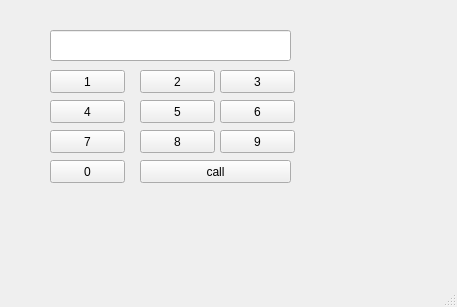
<?xml version="1.0" encoding="UTF-8"?>
<ui version="4.0">
 <class>MainWindow</class>
 <widget class="QMainWindow" name="MainWindow">
  <property name="geometry">
   <rect>
    <x>0</x>
    <y>0</y>
    <width>457</width>
    <height>307</height>
   </rect>
  </property>
  <property name="windowTitle">
   <string>MainWindow</string>
  </property>
  <widget class="QWidget" name="centralwidget">
   <widget class="QLineEdit" name="le">
    <property name="geometry">
     <rect>
      <x>50</x>
      <y>30</y>
      <width>241</width>
      <height>31</height>
     </rect>
    </property>
   </widget>
   <widget class="QPushButton" name="pb1">
    <property name="geometry">
     <rect>
      <x>50</x>
      <y>70</y>
      <width>75</width>
      <height>23</height>
     </rect>
    </property>
    <property name="text">
     <string>1</string>
    </property>
   </widget>
   <widget class="QPushButton" name="pb2">
    <property name="geometry">
     <rect>
      <x>140</x>
      <y>70</y>
      <width>75</width>
      <height>23</height>
     </rect>
    </property>
    <property name="text">
     <string>2</string>
    </property>
   </widget>
   <widget class="QPushButton" name="pb3">
    <property name="geometry">
     <rect>
      <x>220</x>
      <y>70</y>
      <width>75</width>
      <height>23</height>
     </rect>
    </property>
    <property name="text">
     <string>3</string>
    </property>
   </widget>
   <widget class="QPushButton" name="pb5">
    <property name="geometry">
     <rect>
      <x>140</x>
      <y>100</y>
      <width>75</width>
      <height>23</height>
     </rect>
    </property>
    <property name="text">
     <string>5</string>
    </property>
   </widget>
   <widget class="QPushButton" name="pb6">
    <property name="geometry">
     <rect>
      <x>220</x>
      <y>100</y>
      <width>75</width>
      <height>23</height>
     </rect>
    </property>
    <property name="text">
     <string>6</string>
    </property>
   </widget>
   <widget class="QPushButton" name="pb7">
    <property name="geometry">
     <rect>
      <x>50</x>
      <y>130</y>
      <width>75</width>
      <height>23</height>
     </rect>
    </property>
    <property name="text">
     <string>7</string>
    </property>
   </widget>
   <widget class="QPushButton" name="pb8">
    <property name="geometry">
     <rect>
      <x>140</x>
      <y>130</y>
      <width>75</width>
      <height>23</height>
     </rect>
    </property>
    <property name="text">
     <string>8</string>
    </property>
   </widget>
   <widget class="QPushButton" name="pb9">
    <property name="geometry">
     <rect>
      <x>220</x>
      <y>130</y>
      <width>75</width>
      <height>23</height>
     </rect>
    </property>
    <property name="text">
     <string>9</string>
    </property>
   </widget>
   <widget class="QPushButton" name="pb0">
    <property name="geometry">
     <rect>
      <x>50</x>
      <y>160</y>
      <width>75</width>
      <height>23</height>
     </rect>
    </property>
    <property name="text">
     <string>0</string>
    </property>
   </widget>
   <widget class="QPushButton" name="pbCall">
    <property name="geometry">
     <rect>
      <x>140</x>
      <y>160</y>
      <width>151</width>
      <height>23</height>
     </rect>
    </property>
    <property name="text">
     <string>call</string>
    </property>
   </widget>
   <widget class="QPushButton" name="pb4">
    <property name="geometry">
     <rect>
      <x>50</x>
      <y>100</y>
      <width>75</width>
      <height>23</height>
     </rect>
    </property>
    <property name="text">
     <string>4</string>
    </property>
   </widget>
  </widget>
  <widget class="QStatusBar" name="statusbar"/>
 </widget>
 <resources/>
 <connections/>
</ui>
